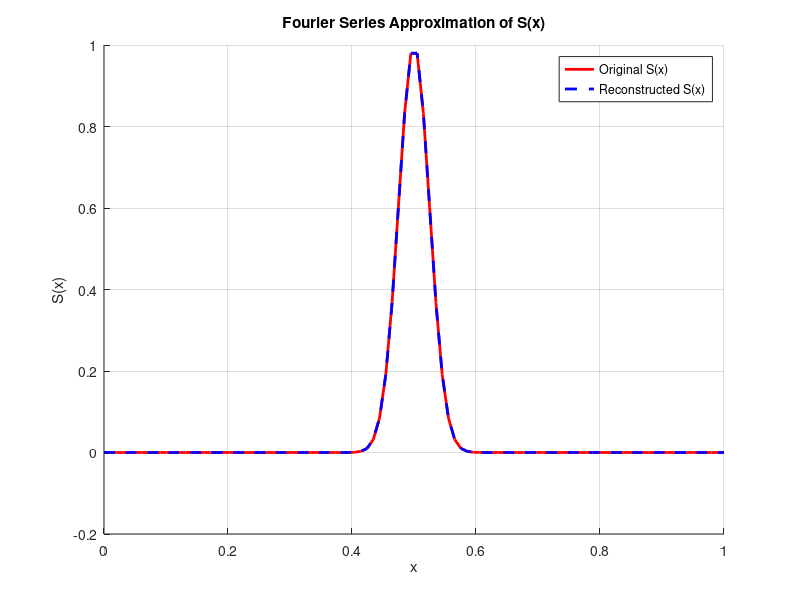
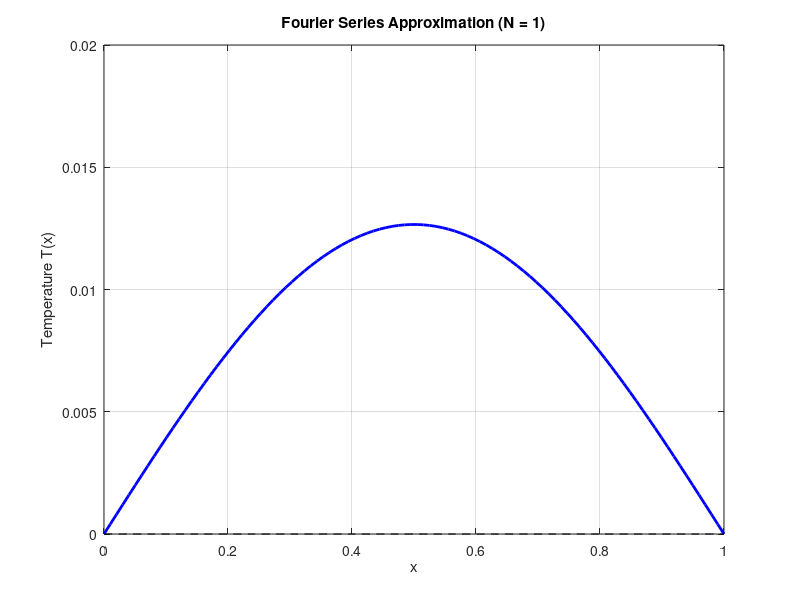

Recreate these plots in MATLAB, in order. (Note: this script raises an error after producing the figures.)
% 1D Heat Equation Solution with Gaussian Source (Fourier Series)
clear; close all; clc;

% Parameters
L = 1;                % Domain length
alpha = 1;            % Thermal diffusivity (scales source term)
S0 = 1;               % Source strength
sigma = L / 40;       % Decrease Gaussian width by a factor of 10
N_max = 50;           % Maximum number of Fourier terms
x = linspace(0, L, 100); % Spatial grid

% Compute Fourier Coefficients S_n
S_n = zeros(N_max, 1);
for n = 1:N_max
    f = @(x) S0 * exp(-(x - L/2).^2 / (2 * sigma^2)) .* sin(n * pi * x / L);
    S_n(n) = (2/L) * integral(f, 0, L);
end

% Compute S(x) from Fourier series
S_reconstructed = zeros(size(x)); % Initialize reconstruction
for n = 1:N_max
    S_reconstructed = S_reconstructed + S_n(n) * sin(n * pi * x / L);
end

% Plot Original vs. Reconstructed S(x)
figure;
hold on;
plot(x, S0 * exp(-(x - L/2).^2 / (2 * sigma^2)), 'r', 'LineWidth', 2, 'DisplayName', 'Original S(x)');
plot(x, S_reconstructed, 'b--', 'LineWidth', 2, 'DisplayName', 'Reconstructed S(x)');
xlabel('x'); ylabel('S(x)');
legend;
title('Fourier Series Approximation of S(x)');
grid on;
hold off;

% Save the figure as a PNG file
saveas(gcf, 'S_reconstructed_comparison.png');

% Initialize figure for T(x) animation
fig = figure;
filename = 'heat_solution.gif';

% Compute and visualize solution convergence
T = zeros(size(x)); % Initialize temperature solution
for N = 1:N_max
    T = T + (S_n(N) / (alpha * (N * pi / L)^2)) * sin(N * pi * x / L);

    % Plotting
    plot(x, T, 'b', 'LineWidth', 2); hold on;
    plot(x, zeros(size(x)), 'k--'); % Zero reference line
    title(['Fourier Series Approximation (N = ', num2str(N), ')']);
    xlabel('x'); ylabel('Temperature T(x)');
    ylim([0 0.02]); % Adjust y-axis limits to go from 0 to 0.02
    grid on;
    hold off;

    % Capture frame for GIF
    frame = getframe(fig);
    im = frame2im(frame);
    [imind, cm] = rgb2ind(im, 256);
    
    if N == 1
        imwrite(imind, cm, filename, 'gif', 'Loopcount', inf, 'DelayTime', 0.1);
    else
        imwrite(imind, cm, filename, 'gif', 'WriteMode', 'append', 'DelayTime', 0.1);
    end

    pause(0.05);
end

disp(['GIF saved as ', filename]);
